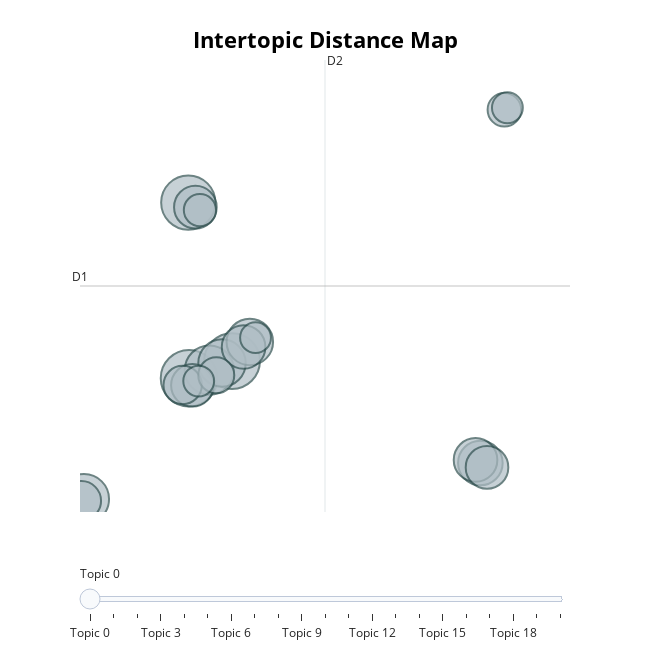

Notebook cell for this chart:
### Code cell
topic_model.visualize_topics()

### Figure 1 — Plotly figure (JSON) as saved in the notebook; plotly's stock layout.template omitted (floating-point values rounded to 4 significant figures)
{"data": [{"customdata": [[0, "white | search | google | anti | nobody", 37], [1, "recall | european | would | tesla | glue", 36], [2, "notice | courts | something | libs | slated", 34], [3, "faces | sold | want | even | child", 29], [4, "make | would | woods | christianity | us", 28], [5, "care | baltics | fuck | russians | whitebaltics", 26], [6, "ukraine | bbc | uk | catbox | moe", 25], [7, "step | great | every | literal | america", 23], [8, "trump | https | com | washington | dc", 22], [9, "poilievre | polls | policy | real | never", 22], [10, "convinced | shitalians | tomatokikes | semitic | majority", 21], [11, "go | coffee | br | woke | drink", 21], [12, "prison | lockdown | inmates | staff | thomson", 21], [13, "chickens | eggs | test | genocide | pro", 18], [14, "niggers | dei | jobs | use | hate", 17], [15, "pagan | post | nazi | memes | pro", 15], [16, "english | dropped | recognize | official | wqygcbceceu", 13], [17, "consciousness | soul | its | like | dwelled", 12], [18, "netanyahu | palestine | backing | base | conspiracy", 11], [19, "us | commonwealth | americas | offer | politics", 11], [20, "east | white | bunnies | snow | interbreeding", 11]], "hovertemplate": "<b>Topic %{customdata[0]}</b><br>%{customdata[1]}<br>Size: %{customdata[2]}", "legendgroup": "", "marker": {"color": "#B0BEC5", "line": {"color": "DarkSlateGrey", "width": 2}, "size": [37, 36, 34, 29, 28, 26, 25, 23, 22, 22, 21, 21, 21, 18, 17, 15, 13, 12, 11, 11, 11], "sizemode": "area", "sizeref": 0.02312, "symbol": "circle"}, "mode": "markers", "name": "", "orientation": "v", "showlegend": false, "type": "scatter", "x": [4.472, 6.416, 4.438, -0.276, 5.39, 5.963, 7.22, 17.64, 17.42, 6.938, 4.625, 4.759, 17.94, -0.3971, 4.185, 5.704, 18.73, 4.965, 7.479, 18.87, 4.91], "xaxis": "x", "y": [3.34, 4.539, 15.58, -5.075, 3.905, 4.401, 5.871, -2.566, -2.349, 5.518, 2.851, 15.26, -2.868, -5.196, 2.869, 3.547, 22.04, 15.05, 6.169, 22.18, 3.143], "yaxis": "y"}], "layout": {"annotations": [{"showarrow": false, "text": "D1", "x": -0.4567, "y": 9.765, "yshift": 10}, {"showarrow": false, "text": "D2", "x": 10.62, "xshift": 10, "y": 25.5}], "height": 650, "hoverlabel": {"bgcolor": "white", "font": {"family": "Rockwell", "size": 16}}, "legend": {"itemsizing": "constant", "tracegroupgap": 0}, "margin": {"t": 60}, "shapes": [{"line": {"color": "#CFD8DC", "width": 2}, "type": "line", "x0": 10.62, "x1": 10.62, "y0": -5.975, "y1": 25.5}, {"line": {"color": "#9E9E9E", "width": 2}, "type": "line", "x0": -0.4567, "x1": 21.69, "y0": 9.765, "y1": 9.765}], "sliders": [{"active": 0, "pad": {"t": 50}, "steps": [{"args": [{"marker.color": [["red", "#B0BEC5", "#B0BEC5", "#B0BEC5", "#B0BEC5", "#B0BEC5", "#B0BEC5", "#B0BEC5", "#B0BEC5", "#B0BEC5", "#B0BEC5", "#B0BEC5", "#B0BEC5", "#B0BEC5", "#B0BEC5", "#B0BEC5", "#B0BEC5", "#B0BEC5", "#B0BEC5", "#B0BEC5", "#B0BEC5"]]}], "label": "Topic 0", "method": "update"}, {"args": [{"marker.color": [["#B0BEC5", "red", "#B0BEC5", "#B0BEC5", "#B0BEC5", "#B0BEC5", "#B0BEC5", "#B0BEC5", "#B0BEC5", "#B0BEC5", "#B0BEC5", "#B0BEC5", "#B0BEC5", "#B0BEC5", "#B0BEC5", "#B0BEC5", "#B0BEC5", "#B0BEC5", "#B0BEC5", "#B0BEC5", "#B0BEC5"]]}], "label": "Topic 1", "method": "update"}, {"args": [{"marker.color": [["#B0BEC5", "#B0BEC5", "red", "#B0BEC5", "#B0BEC5", "#B0BEC5", "#B0BEC5", "#B0BEC5", "#B0BEC5", "#B0BEC5", "#B0BEC5", "#B0BEC5", "#B0BEC5", "#B0BEC5", "#B0BEC5", "#B0BEC5", "#B0BEC5", "#B0BEC5", "#B0BEC5", "#B0BEC5", "#B0BEC5"]]}], "label": "Topic 2", "method": "update"}, {"args": [{"marker.color": [["#B0BEC5", "#B0BEC5", "#B0BEC5", "red", "#B0BEC5", "#B0BEC5", "#B0BEC5", "#B0BEC5", "#B0BEC5", "#B0BEC5", "#B0BEC5", "#B0BEC5", "#B0BEC5", "#B0BEC5", "#B0BEC5", "#B0BEC5", "#B0BEC5", "#B0BEC5", "#B0BEC5", "#B0BEC5", "#B0BEC5"]]}], "label": "Topic 3", "method": "update"}, {"args": [{"marker.color": [["#B0BEC5", "#B0BEC5", "#B0BEC5", "#B0BEC5", "red", "#B0BEC5", "#B0BEC5", "#B0BEC5", "#B0BEC5", "#B0BEC5", "#B0BEC5", "#B0BEC5", "#B0BEC5", "#B0BEC5", "#B0BEC5", "#B0BEC5", "#B0BEC5", "#B0BEC5", "#B0BEC5", "#B0BEC5", "#B0BEC5"]]}], "label": "Topic 4", "method": "update"}, {"args": [{"marker.color": [["#B0BEC5", "#B0BEC5", "#B0BEC5", "#B0BEC5", "#B0BEC5", "red", "#B0BEC5", "#B0BEC5", "#B0BEC5", "#B0BEC5", "#B0BEC5", "#B0BEC5", "#B0BEC5", "#B0BEC5", "#B0BEC5", "#B0BEC5", "#B0BEC5", "#B0BEC5", "#B0BEC5", "#B0BEC5", "#B0BEC5"]]}], "label": "Topic 5", "method": "update"}, {"args": [{"marker.color": [["#B0BEC5", "#B0BEC5", "#B0BEC5", "#B0BEC5", "#B0BEC5", "#B0BEC5", "red", "#B0BEC5", "#B0BEC5", "#B0BEC5", "#B0BEC5", "#B0BEC5", "#B0BEC5", "#B0BEC5", "#B0BEC5", "#B0BEC5", "#B0BEC5", "#B0BEC5", "#B0BEC5", "#B0BEC5", "#B0BEC5"]]}], "label": "Topic 6", "method": "update"}, {"args": [{"marker.color": [["#B0BEC5", "#B0BEC5", "#B0BEC5", "#B0BEC5", "#B0BEC5", "#B0BEC5", "#B0BEC5", "red", "#B0BEC5", "#B0BEC5", "#B0BEC5", "#B0BEC5", "#B0BEC5", "#B0BEC5", "#B0BEC5", "#B0BEC5", "#B0BEC5", "#B0BEC5", "#B0BEC5", "#B0BEC5", "#B0BEC5"]]}], "label": "Topic 7", "method": "update"}, {"args": [{"marker.color": [["#B0BEC5", "#B0BEC5", "#B0BEC5", "#B0BEC5", "#B0BEC5", "#B0BEC5", "#B0BEC5", "#B0BEC5", "red", "#B0BEC5", "#B0BEC5", "#B0BEC5", "#B0BEC5", "#B0BEC5", "#B0BEC5", "#B0BEC5", "#B0BEC5", "#B0BEC5", "#B0BEC5", "#B0BEC5", "#B0BEC5"]]}], "label": "Topic 8", "method": "update"}, {"args": [{"marker.color": [["#B0BEC5", "#B0BEC5", "#B0BEC5", "#B0BEC5", "#B0BEC5", "#B0BEC5", "#B0BEC5", "#B0BEC5", "#B0BEC5", "red", "#B0BEC5", "#B0BEC5", "#B0BEC5", "#B0BEC5", "#B0BEC5", "#B0BEC5", "#B0BEC5", "#B0BEC5", "#B0BEC5", "#B0BEC5", "#B0BEC5"]]}], "label": "Topic 9", "method": "update"}, {"args": [{"marker.color": [["#B0BEC5", "#B0BEC5", "#B0BEC5", "#B0BEC5", "#B0BEC5", "#B0BEC5", "#B0BEC5", "#B0BEC5", "#B0BEC5", "#B0BEC5", "red", "#B0BEC5", "#B0BEC5", "#B0BEC5", "#B0BEC5", "#B0BEC5", "#B0BEC5", "#B0BEC5", "#B0BEC5", "#B0BEC5", "#B0BEC5"]]}], "label": "Topic 10", "method": "update"}, {"args": [{"marker.color": [["#B0BEC5", "#B0BEC5", "#B0BEC5", "#B0BEC5", "#B0BEC5", "#B0BEC5", "#B0BEC5", "#B0BEC5", "#B0BEC5", "#B0BEC5", "#B0BEC5", "red", "#B0BEC5", "#B0BEC5", "#B0BEC5", "#B0BEC5", "#B0BEC5", "#B0BEC5", "#B0BEC5", "#B0BEC5", "#B0BEC5"]]}], "label": "Topic 11", "method": "update"}, {"args": [{"marker.color": [["#B0BEC5", "#B0BEC5", "#B0BEC5", "#B0BEC5", "#B0BEC5", "#B0BEC5", "#B0BEC5", "#B0BEC5", "#B0BEC5", "#B0BEC5", "#B0BEC5", "#B0BEC5", "red", "#B0BEC5", "#B0BEC5", "#B0BEC5", "#B0BEC5", "#B0BEC5", "#B0BEC5", "#B0BEC5", "#B0BEC5"]]}], "label": "Topic 12", "method": "update"}, {"args": [{"marker.color": [["#B0BEC5", "#B0BEC5", "#B0BEC5", "#B0BEC5", "#B0BEC5", "#B0BEC5", "#B0BEC5", "#B0BEC5", "#B0BEC5", "#B0BEC5", "#B0BEC5", "#B0BEC5", "#B0BEC5", "red", "#B0BEC5", "#B0BEC5", "#B0BEC5", "#B0BEC5", "#B0BEC5", "#B0BEC5", "#B0BEC5"]]}], "label": "Topic 13", "method": "update"}, {"args": [{"marker.color": [["#B0BEC5", "#B0BEC5", "#B0BEC5", "#B0BEC5", "#B0BEC5", "#B0BEC5", "#B0BEC5", "#B0BEC5", "#B0BEC5", "#B0BEC5", "#B0BEC5", "#B0BEC5", "#B0BEC5", "#B0BEC5", "red", "#B0BEC5", "#B0BEC5", "#B0BEC5", "#B0BEC5", "#B0BEC5", "#B0BEC5"]]}], "label": "Topic 14", "method": "update"}, {"args": [{"marker.color": [["#B0BEC5", "#B0BEC5", "#B0BEC5", "#B0BEC5", "#B0BEC5", "#B0BEC5", "#B0BEC5", "#B0BEC5", "#B0BEC5", "#B0BEC5", "#B0BEC5", "#B0BEC5", "#B0BEC5", "#B0BEC5", "#B0BEC5", "red", "#B0BEC5", "#B0BEC5", "#B0BEC5", "#B0BEC5", "#B0BEC5"]]}], "label": "Topic 15", "method": "update"}, {"args": [{"marker.color": [["#B0BEC5", "#B0BEC5", "#B0BEC5", "#B0BEC5", "#B0BEC5", "#B0BEC5", "#B0BEC5", "#B0BEC5", "#B0BEC5", "#B0BEC5", "#B0BEC5", "#B0BEC5", "#B0BEC5", "#B0BEC5", "#B0BEC5", "#B0BEC5", "red", "#B0BEC5", "#B0BEC5", "#B0BEC5", "#B0BEC5"]]}], "label": "Topic 16", "method": "update"}, {"args": [{"marker.color": [["#B0BEC5", "#B0BEC5", "#B0BEC5", "#B0BEC5", "#B0BEC5", "#B0BEC5", "#B0BEC5", "#B0BEC5", "#B0BEC5", "#B0BEC5", "#B0BEC5", "#B0BEC5", "#B0BEC5", "#B0BEC5", "#B0BEC5", "#B0BEC5", "#B0BEC5", "red", "#B0BEC5", "#B0BEC5", "#B0BEC5"]]}], "label": "Topic 17", "method": "update"}, {"args": [{"marker.color": [["#B0BEC5", "#B0BEC5", "#B0BEC5", "#B0BEC5", "#B0BEC5", "#B0BEC5", "#B0BEC5", "#B0BEC5", "#B0BEC5", "#B0BEC5", "#B0BEC5", "#B0BEC5", "#B0BEC5", "#B0BEC5", "#B0BEC5", "#B0BEC5", "#B0BEC5", "#B0BEC5", "red", "#B0BEC5", "#B0BEC5"]]}], "label": "Topic 18", "method": "update"}, {"args": [{"marker.color": [["#B0BEC5", "#B0BEC5", "#B0BEC5", "#B0BEC5", "#B0BEC5", "#B0BEC5", "#B0BEC5", "#B0BEC5", "#B0BEC5", "#B0BEC5", "#B0BEC5", "#B0BEC5", "#B0BEC5", "#B0BEC5", "#B0BEC5", "#B0BEC5", "#B0BEC5", "#B0BEC5", "#B0BEC5", "red", "#B0BEC5"]]}], "label": "Topic 19", "method": "update"}, {"args": [{"marker.color": [["#B0BEC5", "#B0BEC5", "#B0BEC5", "#B0BEC5", "#B0BEC5", "#B0BEC5", "#B0BEC5", "#B0BEC5", "#B0BEC5", "#B0BEC5", "#B0BEC5", "#B0BEC5", "#B0BEC5", "#B0BEC5", "#B0BEC5", "#B0BEC5", "#B0BEC5", "#B0BEC5", "#B0BEC5", "#B0BEC5", "red"]]}], "label": "Topic 20", "method": "update"}]}], "title": {"font": {"color": "Black", "size": 22}, "text": "<b>Intertopic Distance Map</b>", "x": 0.5, "xanchor": "center", "y": 0.95, "yanchor": "top"}, "width": 650, "xaxis": {"anchor": "y", "domain": [0, 1], "range": [-0.4567, 21.69], "title": {"text": ""}, "visible": false}, "yaxis": {"anchor": "x", "domain": [0, 1], "range": [-5.975, 25.5], "title": {"text": ""}, "visible": false}}}
